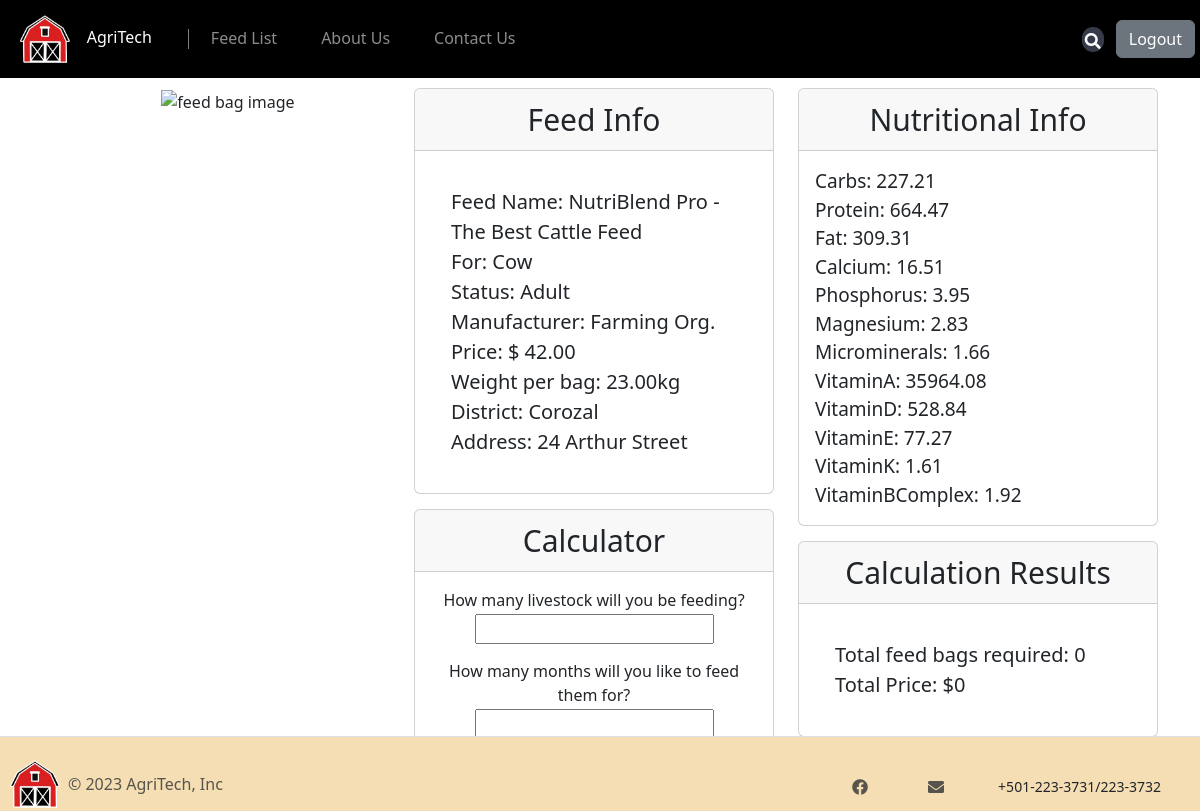
Page /feed.php?FeedID=1 on the committed database.
### tables this page shows
CREATE TABLE `feeds` (
  `FeedID` int(4) NOT NULL,
  `FeedName` varchar(50) NOT NULL,
  `Manufacturer` varchar(50) NOT NULL,
  `AnimalType` varchar(20) NOT NULL,
  `AnimalStatus` varchar(20) NOT NULL,
  `Price` decimal(10,2) NOT NULL,
  `WeightPerBag` decimal(10,2) NOT NULL,
  `Description` varchar(250) NOT NULL,
  `District` varchar(50) NOT NULL,
  `Address` varchar(50) NOT NULL,
  `ProductCover` varchar(150) NOT NULL
);

CREATE TABLE `nutrition` (
  `NutritionID` int(4) NOT NULL,
  `FeedID` int(4) NOT NULL,
  `Carbs` decimal(10,2) NOT NULL,
  `Protein` decimal(10,2) NOT NULL,
  `Fat` decimal(10,2) NOT NULL,
  `Calcium` decimal(10,2) NOT NULL,
  `Phosphorus` decimal(10,2) NOT NULL,
  `Magnesium` decimal(10,2) NOT NULL,
  `Microminerals` decimal(10,2) NOT NULL,
  `TotalMinerals` decimal(10,2) NOT NULL,
  `VitaminA` decimal(10,2) NOT NULL,
  `VitaminD` decimal(10,2) NOT NULL,
  `VitaminE` decimal(10,2) NOT NULL,
  `VitaminK` decimal(10,2) NOT NULL,
  `VitaminBComplex` decimal(10,2) NOT NULL,
  `TotalVitamins` decimal(10,2) NOT NULL
);

### feed.php (the view, shortened to what this page needs)
<?php
include "header.php";
if (isset($_GET['FeedID'])) {
  $FeedID = $_GET['FeedID'];
  $stmt = mysqli_prepare($con,
  "SELECT FeedName, Manufacturer, AnimalType, AnimalStatus, Price, WeightPerBag, District, Address
  FROM feeds
  WHERE FeedID = ?");
  mysqli_stmt_bind_param($stmt, "i", $FeedID);
  mysqli_stmt_execute($stmt);
  $data = mysqli_stmt_get_result($stmt);
  $result = mysqli_fetch_assoc($data);
  $name = $result['FeedName'];
  $manufac = $result['Manufacturer'];
  $type = $result['AnimalType'];
  $status = $result['AnimalStatus'];
  $price = $result['Price'];
  $weight = $result['WeightPerBag'];
  $district = $result['District'];
  $address = $result['Address'];
  $sql = mysqli_prepare($con,
  "SELECT
  Carbs, Protein, Fat, Calcium, Phosphorus, Magnesium, Microminerals,
  VitaminA, VitaminD, VitaminE, VitaminK, VitaminBComplex
  FROM nutrition WHERE FeedID = ?");
  mysqli_stmt_bind_param($sql, "i", $FeedID);
  mysqli_stmt_execute($sql);
  $data_nutrients = mysqli_stmt_get_result($sql);
  $nut = mysqli_fetch_assoc($data_nutrients);
} else {
  header("Location: error.php?error=feedidnotset");
}
?>
<div class="container text-center" style="margin-top: 10px; margin-bottom: 10px;">
  <div class="row g-0">
    <div class="col-md-4">
      <img alt="feed bag image" style="height: 300px; width: 200px;">
    </div>
    <div class="col-md-8">
      <div class="row d-flex flex-row">
        <div class="col-md-6">
          <div class="card flex-column">
            <div class="card-header" style="font-size: 30px;">Feed Info</div>
            <div class="card-body text-start">
              <div style="padding: 20px;">
                <span style="font-size: 20px;">
                  <span style='font-weight: 500;'>Feed Name: </span><?php echo $name ?> <br>
                  <span style='font-weight: 500;'>For: </span><?php echo $type ?> <br>
                  <span style='font-weight: 500;'>Status: </span><?php echo $status ?> <br>
                  <span style='font-weight: 500;'>Manufacturer: </span><?php echo $manufac ?> <br>
                  <span style='font-weight: 500;'>Price: $ </span><?php echo $price ?> <br>
                  <span style='font-weight: 500;'>Weight per bag: </span><?php echo $weight ?>kg <br>
                  <span style='font-weight: 500;'>District: </span><?php echo $district ?> <br>
                  <span style='font-weight: 500;'>Address: </span><?php echo $address ?> <br>
                </span>
              </div>
            </div>
          </div>
          <div class="card flex-column" style="margin-top: 15px;">
            <div class="card-header" style="font-size: 30px;">Calculator</div>
            <div class="card-body">
              <form action="php/calculate.php" method="post">
                <p style="margin-bottom: 2px;">How many livestock will you be feeding?</p>
                <input type="number" style="margin-bottom: 15px;" name="number">
                <p style="margin-bottom: 2px;">How many months will you like to feed them for?</p>
                <input type="number" style="margin-bottom: 15px;" name="months"> <br>
              </form>
            </div>
          </div>
        </div>
        <div class="col-md-6">
          <div class="card flex-column">
            <div class="card-header" style="font-size: 30px;">Nutritional Info</div>
            <div class="card-body text-start">
              <div>
                <span style="font-size: 19px;">
                  <?php
                    foreach ($nut as $column_name => $data) {
                      echo "<span style='font-weight: 500;'>" . $column_name . "</span>" . ": " . $data . "<br>";
                    }
                  ?>
                </span>
              </div>
            </div>
          </div>
          <div class="card flex-column" style="margin-top: 15px;">
            <div class="card-header" style="font-size: 30px;">Calculation Results</div>
            <div class="card-body text-start">
              <div style="padding: 20px;">
                <span style="font-size: 20px;">
                  <span style='font-weight: 500;'>Total feed bags required: </span><?php echo round($_SESSION['totalbags']); ?> <br>
                  <span style='font-weight: 500;'>Total Price: $</span><?php echo round($_SESSION['totalprice'], 2); ?>
                </span>
              </div>
            </div>
          </div>
        </div>
      </div>
    </div>
  </div>
</div>
<?php
include "footer.php";
?>

### rows in the picture
feeds: FeedName "NutriBlend Pro - The Best Cattle Feed", AnimalType "Cow", AnimalStatus "Adult", Manufacturer "Farming Org.", Price "42.00", WeightPerBag "23.00", District "Corozal", Address "24 Arthur Street"
nutrition: Carbs "227.21", Protein "664.47", Fat "309.31", Calcium "16.51", Phosphorus "3.95", Magnesium "2.83", Microminerals "1.66", VitaminA "35964.08", VitaminD "528.84", VitaminE "77.27", VitaminK "1.61", VitaminBComplex "1.92"

### other values in the picture
$column_name "Carbs"
$column_name "Protein"
$column_name "Fat"
$column_name "Calcium"
$column_name "Phosphorus"
$column_name "Magnesium"
$column_name "Microminerals"
$column_name "VitaminA"
$column_name "VitaminD"
$column_name "VitaminE"
$column_name "VitaminK"
$column_name "VitaminBComplex"
$_SESSION['totalbags'] "0"
$_SESSION['totalprice'] "0"
